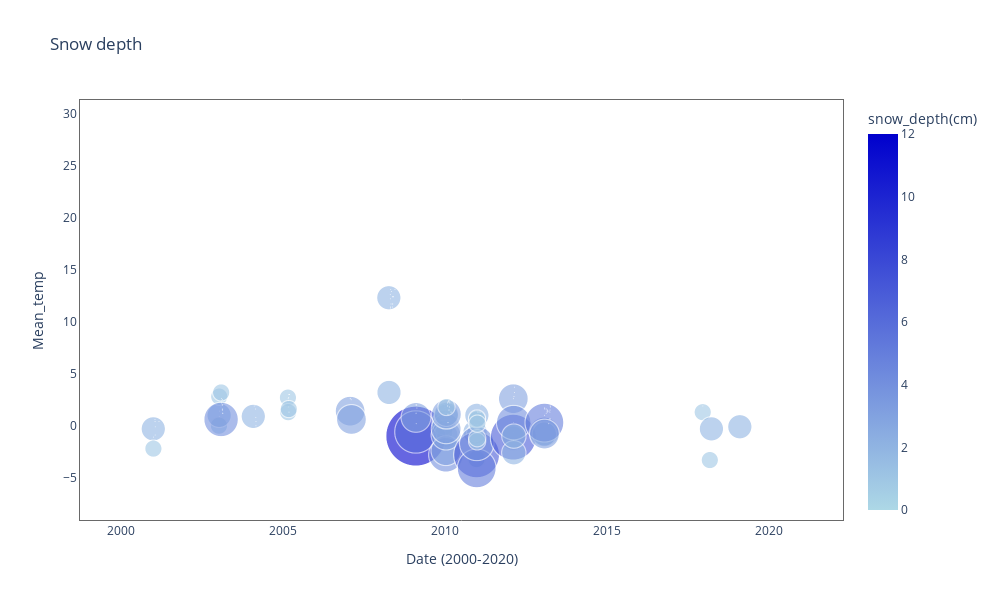

This figure's notebook cell:
### Code cell
# Plotting the snow depth graphs
fig = px.scatter(Weather_data_df, x="Date", y="Mean_temp", color = 'snow_depth', color_continuous_scale=['lightblue', 'mediumblue'],
	         size="snow_depth", size_max=60, opacity = 0.6, title = "Snow depth")
fig.update_layout(height = 600, width = 1000, plot_bgcolor = 'white')
fig.update_xaxes(title = 'Date (2000-2020)', showgrid = False, linecolor = 'dimgrey', mirror = True)
fig.update_yaxes(title = 'Mean_temp', showgrid = False, zeroline = False, linecolor = 'dimgrey', mirror = True)
fig.update_coloraxes(colorbar = dict(title = 'snow_depth(cm)'))
fig.show()

### Figure 1 — Plotly figure (JSON) as saved in the notebook; plotly's stock layout.template omitted (floating-point values rounded to 4 significant figures; data arrays with more than 128 entries replaced by an {"elided": "..."} marker saying what was removed)
{"data": [{"hovertemplate": "Date=%{x}<br>Mean_temp=%{y}<br>snow_depth=%{marker.color}<extra></extra>", "legendgroup": "", "marker": {"color": {"elided": "7671 int values"}, "coloraxis": "coloraxis", "opacity": 0.6, "size": {"elided": "7671 int values"}, "sizemode": "area", "sizeref": 0.003333, "symbol": "circle"}, "mode": "markers", "name": "", "showlegend": false, "type": "scattergl", "x": {"elided": "7671 str values"}, "xaxis": "x", "y": {"elided": "7671 float values"}, "yaxis": "y"}], "layout": {"coloraxis": {"colorbar": {"title": {"text": "snow_depth(cm)"}}, "colorscale": [[0, "lightblue"], [1, "mediumblue"]]}, "height": 600, "legend": {"itemsizing": "constant", "tracegroupgap": 0}, "plot_bgcolor": "white", "title": {"text": "Snow depth"}, "width": 1000, "xaxis": {"anchor": "y", "domain": [0, 1], "linecolor": "dimgrey", "mirror": true, "showgrid": false, "title": {"text": "Date (2000-2020)"}}, "yaxis": {"anchor": "x", "domain": [0, 1], "linecolor": "dimgrey", "mirror": true, "showgrid": false, "title": {"text": "Mean_temp"}, "zeroline": false}}}
